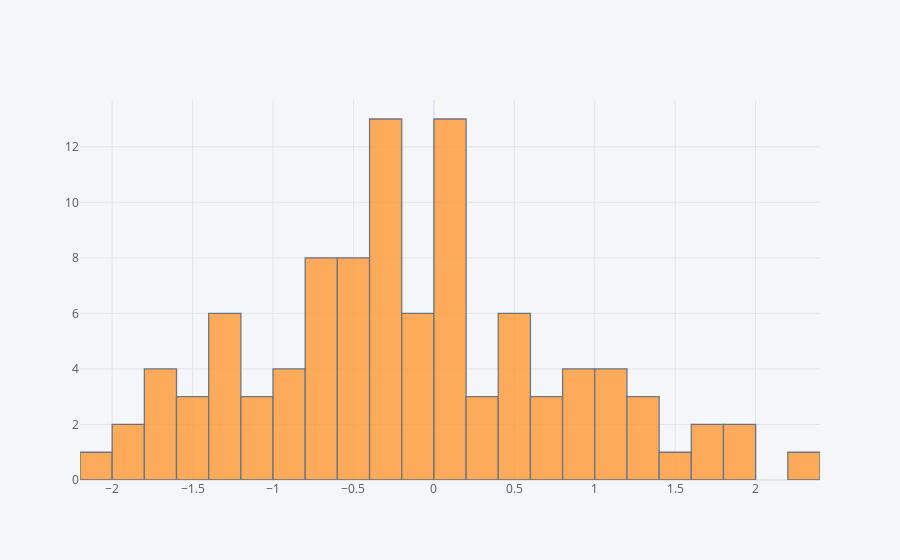

The cell this chart's notebook holds for it:
### Markdown cell above
## histogram

### Code cell
df['A'].iplot(kind='hist',bins=25)

### Figure 1 — Plotly figure (JSON) as saved in the notebook; plotly's stock layout.template omitted (floating-point values rounded to 4 significant figures)
{"data": [{"histfunc": "count", "histnorm": "", "marker": {"color": "rgba(255, 153, 51, 1.0)", "line": {"color": "#4D5663", "width": 1.3}}, "name": "A", "nbinsx": 25, "opacity": 0.8, "orientation": "v", "type": "histogram", "x": [0.4395, 0.02015, -0.3741, -0.5399, -1.142, 0.8167, -0.6224, 0.7309, 0.7203, -1.374, -1.231, 0.3199, 0.2635, 0.6489, -0.007286, -0.7565, -0.6564, -0.2718, 2.301, -0.001635, -0.4416, -0.0536, 0.1482, -0.3154, -1.097, 0.1064, -0.6071, -0.2273, 1.904, 0.1576, -0.8468, -0.05416, -0.9788, -1.658, 0.816, -0.2518, -0.8325, -0.6261, -0.32, 1.185, -0.2847, -1.355, -0.4423, -0.6565, 1.447, 0.02507, -0.767, -0.5443, 1.868, 0.5987, -1.414, -0.2221, -0.5558, 0.0238, 0.2591, 0.1651, -1.7, 0.4959, -2.162, 0.4695, 0.8809, -0.285, -1.383, -1.909, 0.5104, -0.5691, -0.3958, 1.693, 1.379, 1.023, -0.8787, -0.2237, -0.6286, 0.1852, 0.1341, -1.615, 1.649, -1.555, 1.345, -1.214, -1.853, 0.1592, 1.021, -0.5824, 0.08561, -0.3687, 1.215, -0.05124, 0.08304, 0.9092, -1.062, -1.373, -1.751, -0.1339, 0.1803, -0.2245, 1.117, -0.5572, -1.578, 0.4027]}], "layout": {"barmode": "overlay", "legend": {"bgcolor": "#F5F6F9", "font": {"color": "#4D5663"}}, "paper_bgcolor": "#F5F6F9", "plot_bgcolor": "#F5F6F9", "title": {"font": {"color": "#4D5663"}}, "xaxis": {"gridcolor": "#E1E5ED", "showgrid": true, "tickfont": {"color": "#4D5663"}, "title": {"font": {"color": "#4D5663"}, "text": ""}, "zerolinecolor": "#E1E5ED"}, "yaxis": {"gridcolor": "#E1E5ED", "showgrid": true, "tickfont": {"color": "#4D5663"}, "title": {"font": {"color": "#4D5663"}, "text": ""}, "zerolinecolor": "#E1E5ED"}}}
